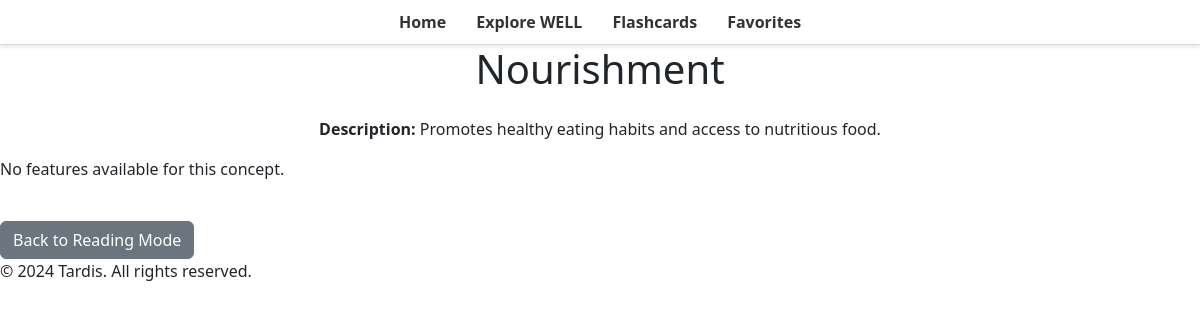
Page /reading-mode/concept/3 on the committed database.
### reading_mode/models.py (models this page shows)
class Concept_class(db.Model):
    __tablename__ = 'concepts_table'
    id = db.Column(db.Integer, primary_key=True)
    name = db.Column(db.String(255), nullable=False, unique=True)
    description = db.Column(db.Text)
    features = db.relationship('Feature_class', backref='concept', lazy=True)

### reading_mode/routes.py (the view, shortened to what this page needs)
@reading_mode_bp.route('/concept/<int:concept_id>')
def concept_details(concept_id):
    concept = Concept_class.query.get_or_404(concept_id)
    features = Feature_class.query.filter_by(concept_id=concept_id).all()
    '''
    # Debugging to confirm retrieved data
    print(f"Concept: {concept.name}")
    print(f"Features: {features}")
    '''
    feature_data = []
    grouped_data = {concept.name: feature_data}
    '''
    # Debugging to confirm grouped_data structure
    # Debugging output
    print(f"Concept: {concept.name}")
    print(f"Feature Data: {feature_data}")
    '''
    return render_template('reading_mode/concept_details.html', concept=concept, features=feature_data)

### reading_mode/templates/reading_mode/concept_details.html
{% extends 'base.html' %}
{% block content %}
<h1 class="text-center mb-4">{{ concept.name }}</h1>
<p class="text-center"><strong>Description:</strong> {{ concept.description }}</p>
{% if features and features|length > 0 %}
<ul class="nav nav-tabs mb-4" id="featureTabs" role="tablist" style="display: flex; flex-wrap: wrap;">
    {% for feature in features %}
    <li class="nav-item" role="presentation" style="flex: 1 1 auto; max-width: 150px;">
        <button class="nav-link {% if loop.first %}active{% endif %}"
                id="feature-{{ feature.name|replace(' ', '-') }}-tab"
                data-bs-toggle="tab"
                data-bs-target="#feature-{{ feature.name|replace(' ', '-') }}"
                type="button"
                role="tab"
                aria-controls="feature-{{ feature.name|replace(' ', '-') }}"
                aria-selected="{{ 'true' if loop.first else 'false' }}">
            <span class="tab-text" title="{{ feature.name }}">{{ feature.name }}</span>
        </button>
    </li>
    {% endfor %}
</ul>
<div class="tab-content" id="featureTabContent">
    {% for feature in features %}
    <div class="tab-pane fade {% if loop.first %}show active{% endif %}"
         id="feature-{{ feature.name|replace(' ', '-') }}"
         role="tabpanel"
         aria-labelledby="feature-{{ feature.name|replace(' ', '-') }}-tab">
        <h3>{{ feature.name }}</h3>
        <p><strong>Intent:</strong> {{ feature.intent }}</p>
        <div class="accordion" id="accordion-{{ feature.name|replace(' ', '-') }}">
            {% for part in feature.parts %}
            <div class="accordion-item">
                <h2 class="accordion-header" id="heading-{{ loop.index }}">
                    <button class="accordion-button collapsed"
                            type="button"
                            data-bs-toggle="collapse"
                            data-bs-target="#collapse-{{ loop.index }}"
                            aria-expanded="false"
                            aria-controls="collapse-{{ loop.index }}">
                        {{ part.part }}
                    </button>
                </h2>
                <div id="collapse-{{ loop.index }}"
                     class="accordion-collapse collapse"
                     aria-labelledby="heading-{{ loop.index }}"
                     data-bs-parent="#accordion-{{ feature.name|replace(' ', '-') }}">
                    <div class="accordion-body">
                        <p><strong>Space:</strong> <span class="badge bg-primary">{{ part.space }}</span></p>
                        <ul class="list-group">
                            <li class="list-group-item">
                                <strong>Option:</strong> {{ part.option }}
                                <br>
                                <strong>Requirement:</strong> {{ part.requirement }}
                            </li>
                        </ul>
                    </div>
                </div>
            </div>
            {% endfor %}
        </div>
    </div>
    {% endfor %}
</div>
{% else %}
<p>No features available for this concept.</p>
{% endif %}
<a href="{{ url_for('reading_mode.reading_mode_home') }}" class="btn btn-secondary mt-4">Back to Reading Mode</a>
{% endblock %}

### static/css/style.css (style rules this page uses)
body { font-family: 'Inter', sans-serif; color: #333; background-color: #f5f5f5; margin: 0; padding: 0; line-height: 1.6; }
.btn { display: inline-block; padding: 10px 20px; font-size: 16px; text-decoration: none; color: white; background-color: #007bff; border-radius: 5px; border: none; cursor: pointer; text-align: center; }

### rows in the picture
Concept_class: name "Nourishment", description "Promotes healthy eating habits and access to nutritious food."
